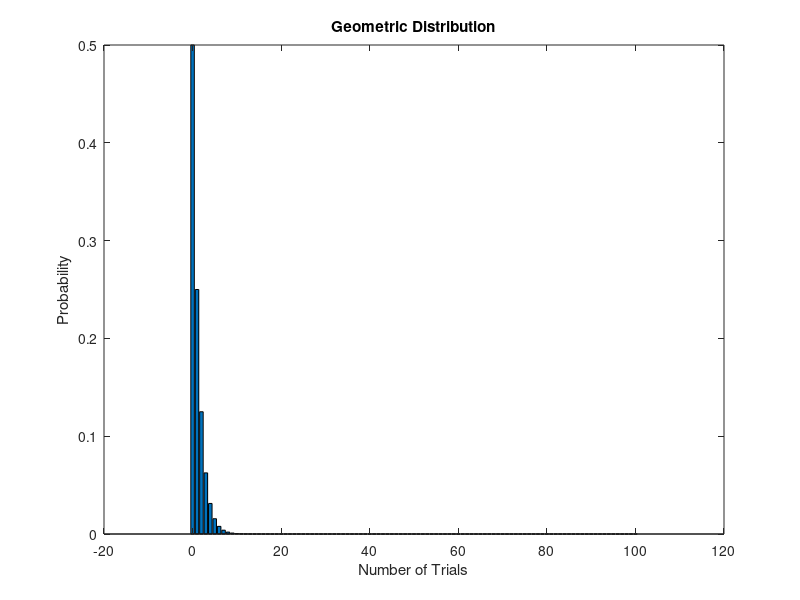
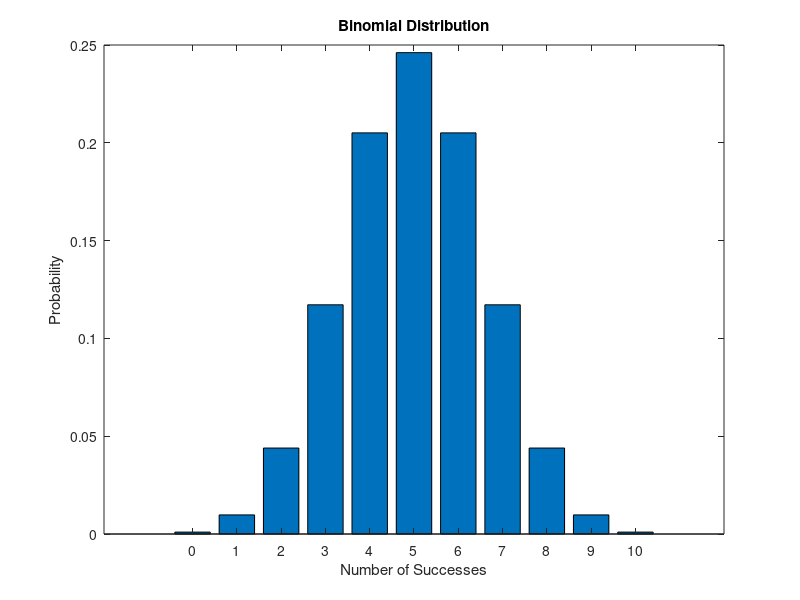
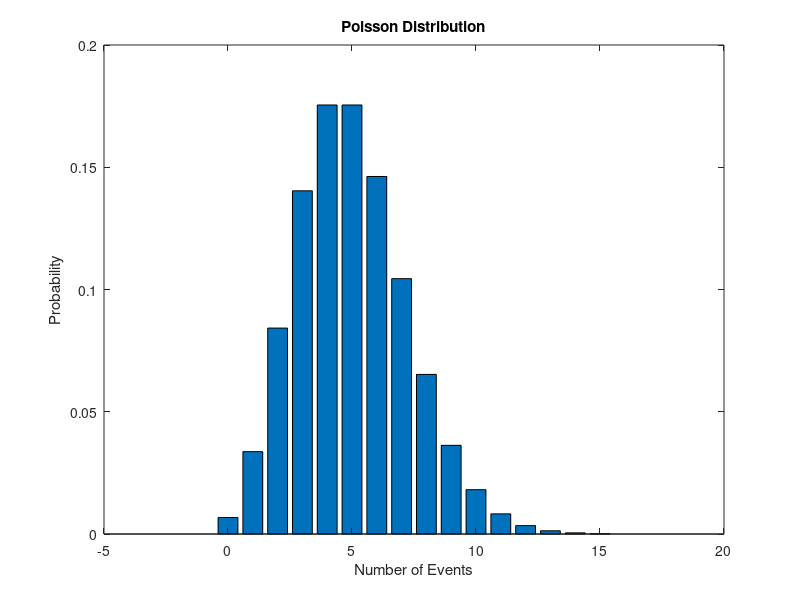

The MATLAB source for these figures, in order:
clear
clc
clf
%% Geometric variable

p_geometric = 0.5;   % Success probability for geometric distribution
N_geometric = 100;    % Number of trials for geometric distribution
x_geometric = 0:N_geometric;
y_geometric = geopdf(x_geometric, p_geometric);
% Plot the geometric distribution
figure(1)
bar(x_geometric, y_geometric);
xlabel('Number of Trials');
ylabel('Probability');
title('Geometric Distribution');

% Compute mean and standard deviation for geometric distribution
mean_geometric = 1 / p_geometric;
std_geometric = sqrt((1 - p_geometric) / (p_geometric^2));

fprintf('Geometric Distribution:\n');
fprintf('Mean: %.1f\n', mean_geometric);
fprintf('Standard Deviation: %.1f\n', std_geometric);

%% Binomial variable
n_binomial = 10;     % Number of trials for binomial distribution
p_binomial = 0.5;    % Success probability for binomial distribution
x_binomial = 0:n_binomial;
y_binomial = binopdf(x_binomial, n_binomial, p_binomial);

% Plot the binomial distribution
figure(2)
bar(x_binomial, y_binomial);
xlabel('Number of Successes');
ylabel('Probability');
title('Binomial Distribution');

% Compute mean and standard deviation for binomial distribution
mean_binomial = n_binomial * p_binomial;
std_binomial = sqrt(n_binomial * p_binomial * (1 - p_binomial));

fprintf('Binomial Distribution:\n');
fprintf('Mean: %.1f\n', mean_binomial);
fprintf('Standard Deviation: %.1f\n', std_binomial);


%% Poisson Variable

lambda_poisson = 5;  % Poisson parameter
x_poisson = 0:15;
y_poisson = poisspdf(x_poisson, lambda_poisson);

% Plot the Poisson distribution
figure(3)
bar(x_poisson, y_poisson);
xlabel('Number of Events');
ylabel('Probability');
title('Poisson Distribution');

% Compute mean and standard deviation for Poisson distribution
mean_poisson = lambda_poisson;
std_poisson = sqrt(lambda_poisson);

fprintf('Poisson Distribution:\n');
fprintf('Mean: %.1f\n', mean_poisson);
fprintf('Standard Deviation: %.1f\n', std_poisson); 